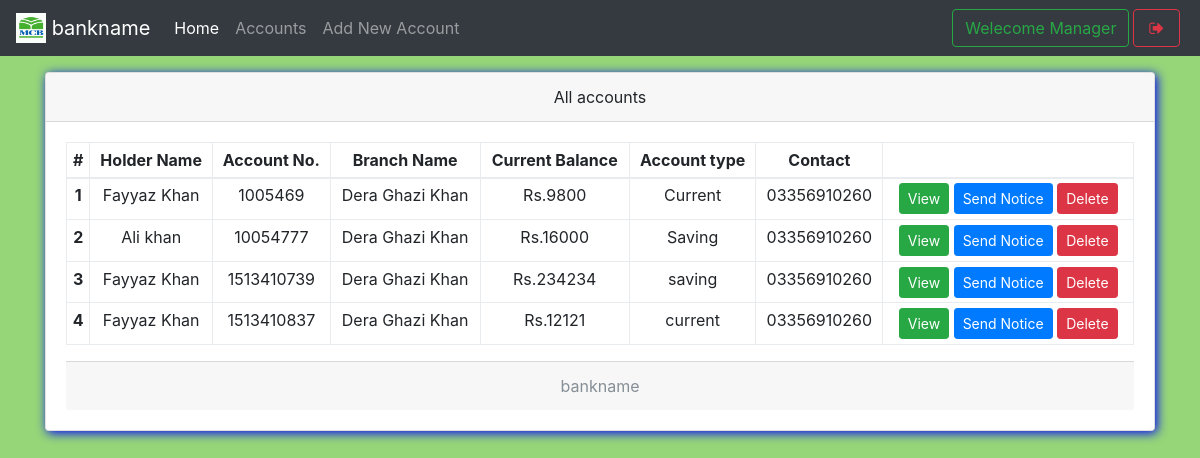
Page /bank/mindex.php (signed in) on the committed database.
### tables this page shows
CREATE TABLE `useraccounts` (
  `id` int(11) NOT NULL,
  `email` text NOT NULL,
  `password` text NOT NULL,
  `name` varchar(111) NOT NULL,
  `balance` varchar(111) NOT NULL,
  `cnic` varchar(111) NOT NULL,
  `number` varchar(111) NOT NULL,
  `city` varchar(111) NOT NULL,
  `address` varchar(111) NOT NULL,
  `source` varchar(111) NOT NULL,
  `accountNo` varchar(111) NOT NULL,
  `branch` varchar(111) NOT NULL,
  `accountType` varchar(111) NOT NULL,
  `date` timestamp NOT NULL DEFAULT current_timestamp()
);

CREATE TABLE `branch` (
  `branchId` int(11) NOT NULL,
  `branchNo` varchar(111) NOT NULL,
  `branchName` varchar(111) NOT NULL
);

### bank/mindex.php (the view, shortened to what this page needs)
<!DOCTYPE html>
<html>
<head>
  <?php require 'assets/autoloader.php'; ?>
  <?php require 'assets/function.php'; ?>
</head>
<body style="background:#96D678;background-size: 100%">
<nav class="navbar navbar-expand-lg navbar-dark bg-dark fixed-top">
 <a class="navbar-brand" href="#">
    <img src="images/logo.png" width="30" height="30" class="d-inline-block align-top" alt="">
   <?php echo 'bankname'; ?>
  </a>
  <div class="collapse navbar-collapse" id="navbarSupportedContent">
    <ul class="navbar-nav mr-auto">
      <li class="nav-item ">
        <a class="nav-link active" href="mindex.php">Home <span class="sr-only">(current)</span></a>
      </li>
      <li class="nav-item ">  <a class="nav-link" href="maccounts.php">Accounts</a></li>
      <li class="nav-item ">  <a class="nav-link" href="maddnew.php">Add New Account</a></li>
    </ul>
    <?php include 'msideButton.php'; ?>
  </div>
</nav><br><br><br>
<div class="container">
<div class="card w-100 text-center shadowBlue">
  <div class="card-header">
    All accounts
  </div>
  <div class="card-body">
   <table class="table table-bordered table-sm">
  <thead>
    <tr>
      <th scope="col">#</th>
      <th scope="col">Holder Name</th>
      <th scope="col">Account No.</th>
      <th scope="col">Branch Name</th>
      <th scope="col">Current Balance</th>
      <th scope="col">Account type</th>
      <th scope="col">Contact</th>
      <th scope="col"></th>
    </tr>
  </thead>
  <tbody>
    <?php
      $i=0;
      $array = $con->query("select * from useraccounts,branch where useraccounts.branch = branch.branchId");
      if ($array->num_rows > 0)
      {
        while ($row = $array->fetch_assoc())
        {$i++;
    ?>
      <tr>
        <th scope="row"><?php echo $i ?></th>
        <td><?php echo $row['name'] ?></td>
        <td><?php echo $row['accountNo'] ?></td>
        <td><?php echo $row['branchName'] ?></td>
        <td>Rs.<?php echo $row['balance'] ?></td>
        <td><?php echo $row['accountType'] ?></td>
        <td><?php echo $row['number'] ?></td>
        <td>
          <a href="show.php?id=<?php echo $row['id'] ?>" class='btn btn-success btn-sm' data-toggle='tooltip' title="View More info">View</a>
          <a href="mnotice.php?id=<?php echo $row['id'] ?>" class='btn btn-primary btn-sm' data-toggle='tooltip' title="Send notice to this">Send Notice</a>
          <a href="mindex.php?delete=<?php echo $row['id'] ?>" class='btn btn-danger btn-sm' data-toggle='tooltip' title="Delete this account">Delete</a>
        </td>
      </tr>
    <?php
        }
      }
     ?>
  </tbody>
</table>
  <div class="card-footer text-muted">
    <?php echo 'bankname'; ?>
  </div>
</div>
</body>
</html>

### bank/assets/autoloader.php (shortened to what this page needs)
<link rel="stylesheet" type="text/css" href="css/bootstrap.min.css">
<link rel="stylesheet" type="text/css" href="css/custom.css">
<link rel="stylesheet" type="text/css" href="font-awesome/css/font-awesome.min.css">

### bank/msideButton.php
<form class="form-inline my-2 my-lg-0">
       	<button class="btn btn-outline-success">Welecome Manager</button>
        <a href="logout.php" data-toggle="tooltip" title="Logout" class="btn btn-outline-danger mx-1" ><i class="fa fa-sign-out fa-fw"></i></a>
</form>

### bank/css/custom.css (style rules this page uses)
.shadowBlue { box-shadow: 2px 2px 11px blue }

### rows in the picture
useraccounts: name "Fayyaz Khan", accountNo "1005469", branch.branchName "Dera Ghazi Khan", balance "9800", accountType "Current", number "03356910260"
useraccounts: name "Ali khan", accountNo "10054777", branch.branchName "Dera Ghazi Khan", balance "16000", accountType "Saving", number "03356910260"
useraccounts: name "Fayyaz Khan", accountNo "1513410739", branch.branchName "Dera Ghazi Khan", balance "234234", accountType "saving", number "03356910260"
useraccounts: name "Fayyaz Khan", accountNo "1513410837", branch.branchName "Dera Ghazi Khan", balance "12121", accountType "current", number "03356910260"
